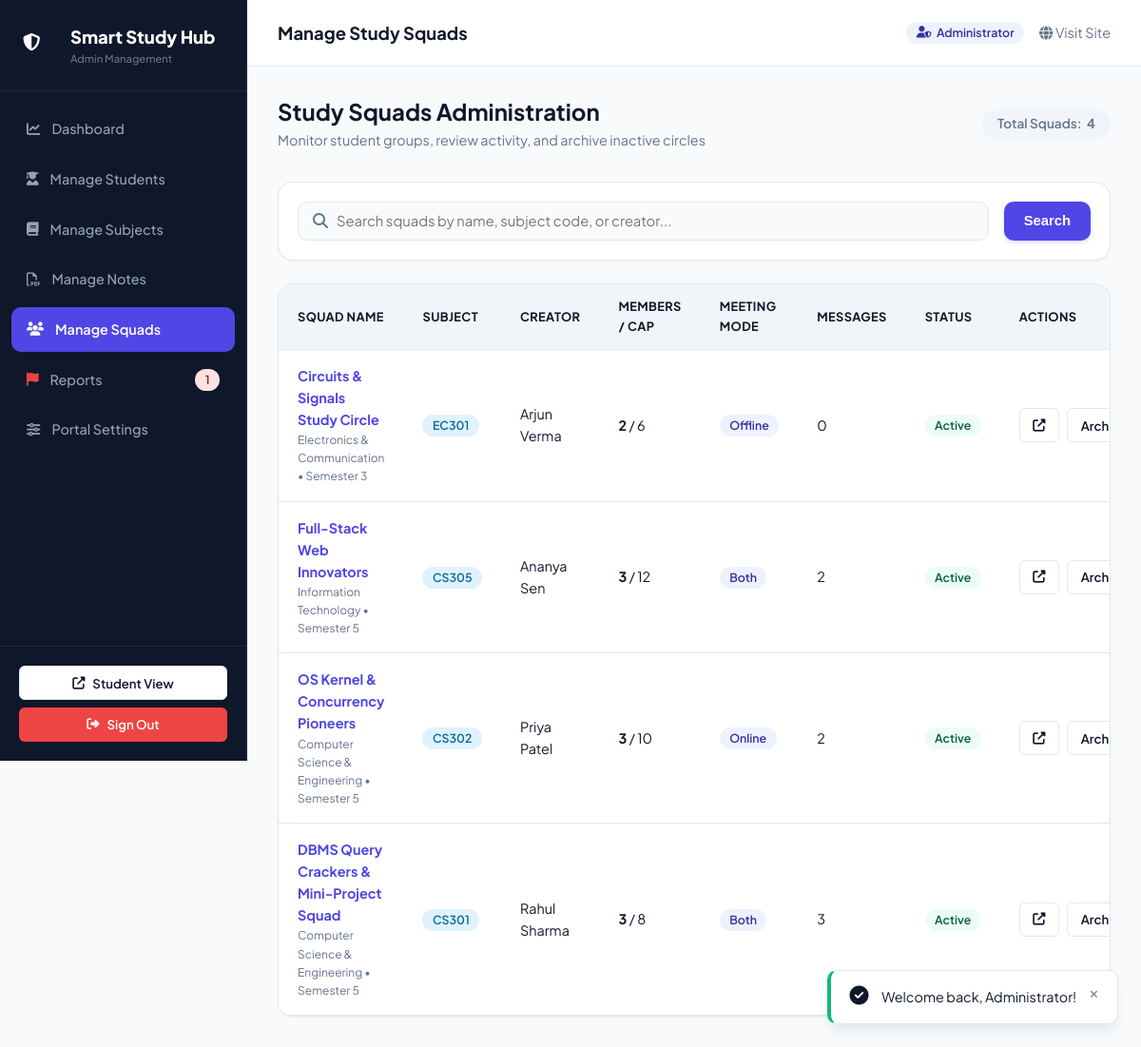
Screenshot of /admin/groups.php (signed in) with the database file from the repository.
### tables this page shows
CREATE TABLE IF NOT EXISTS `study_groups` (
  `id` INT AUTO_INCREMENT PRIMARY KEY,
  `creator_id` INT NOT NULL,
  `subject_id` INT NOT NULL,
  `group_name` VARCHAR(150) NOT NULL,
  `description` TEXT,
  `department` VARCHAR(100) NOT NULL,
  `semester` VARCHAR(20) NOT NULL,
  `max_members` INT DEFAULT 10,
  `meeting_preference` ENUM('Online', 'Offline', 'Both') DEFAULT 'Online',
  `status` ENUM('active', 'archived') DEFAULT 'active',
  `created_at` TIMESTAMP DEFAULT CURRENT_TIMESTAMP,
  INDEX (`creator_id`),
  INDEX (`subject_id`),
  CONSTRAINT `fk_groups_creator` FOREIGN KEY (`creator_id`) REFERENCES `users` (`id`) ON DELETE CASCADE,
  CONSTRAINT `fk_groups_subject` FOREIGN KEY (`subject_id`) REFERENCES `subjects` (`id`) ON DELETE CASCADE
);

CREATE TABLE IF NOT EXISTS `subjects` (
  `id` INT AUTO_INCREMENT PRIMARY KEY,
  `subject_code` VARCHAR(20) NOT NULL UNIQUE,
  `subject_name` VARCHAR(150) NOT NULL,
  `department` VARCHAR(100) NOT NULL,
  `semester` VARCHAR(20) NOT NULL,
  `description` TEXT,
  `created_at` TIMESTAMP DEFAULT CURRENT_TIMESTAMP
);

CREATE TABLE IF NOT EXISTS `users` (
  `id` INT AUTO_INCREMENT PRIMARY KEY,
  `name` VARCHAR(100) NOT NULL,
  `email` VARCHAR(150) NOT NULL UNIQUE,
  `student_id` VARCHAR(50) NOT NULL,
  `department` VARCHAR(100) NOT NULL,
  `semester` VARCHAR(20) NOT NULL,
  `password` VARCHAR(255) NOT NULL,
  `role` ENUM('student', 'admin') DEFAULT 'student',
  `profile_image` VARCHAR(255) DEFAULT 'default_avatar.png',
  `bio` TEXT DEFAULT NULL,
  `status` ENUM('active', 'suspended') DEFAULT 'active',
  `created_at` TIMESTAMP DEFAULT CURRENT_TIMESTAMP
);

### includes/functions.php (called while the page is built, shortened)
<?php
function e(?string $string): string {
    return htmlspecialchars($string ?? '', ENT_QUOTES, 'UTF-8');
}

### admin/groups.php (the view, shortened to what this page needs)
<?php
require_once __DIR__ . '/../includes/functions.php';
require_once __DIR__ . '/header.php';
$pdo = getDBConnection();
$search = trim($_GET['q'] ?? '');
$sql = "
    SELECT g.*,
           s.subject_code, s.subject_name,
           u.name as creator_name,
           (SELECT COUNT(*) FROM group_members WHERE group_id = g.id) as member_count,
           (SELECT COUNT(*) FROM group_posts WHERE group_id = g.id) as post_count
    FROM study_groups g
    JOIN subjects s ON g.subject_id = s.id
    JOIN users u ON g.creator_id = u.id
    WHERE 1=1
";
$params = [];
$sql .= " ORDER BY g.created_at DESC";
$stmt = $pdo->prepare($sql);
$stmt->execute($params);
$groups = $stmt->fetchAll();
?>
<div style="display: flex; justify-content: space-between; align-items: center; margin-bottom: 2rem;">
    <div>
        <h2 style="font-size: 1.5rem; margin-bottom: 0.25rem;">Study Squads Administration</h2>
        <p class="text-muted" style="font-size: 0.9rem;">Monitor student groups, review activity, and archive inactive circles</p>
    </div>
    <span class="badge badge-neutral" style="padding: 0.5rem 1rem; font-size: 0.85rem;">
        Total Squads: <strong><?= count($groups) ?></strong>
    </span>
</div>
<div class="filter-bar" style="margin-bottom: 1.5rem;">
    <form method="GET" action="<?= BASE_URL ?>/admin/groups.php" style="width: 100%; display: flex; gap: 1rem;">
        <div class="search-input-wrap">
            <i class="fas fa-search"></i>
            <input type="text" name="q" class="search-input" placeholder="Search squads by name, subject code, or creator..." value="<?= e($search) ?>">
        </div>
        <button type="submit" class="btn btn-primary">Search</button>
    </form>
</div>
<div class="table-responsive">
    <table class="admin-table">
        <thead>
            <tr>
                <th>Squad Name</th>
                <th>Subject</th>
                <th>Creator</th>
                <th>Members / Cap</th>
                <th>Meeting Mode</th>
                <th>Messages</th>
                <th>Status</th>
                <th>Actions</th>
            </tr>
        </thead>
        <tbody>
            <?php if (empty($groups)): ?>
                <tr>
                    <td colspan="8" style="text-align: center; padding: 3rem;" class="text-muted">
                        No study squads found.
                    </td>
                </tr>
            <?php else: ?>
                <?php foreach ($groups as $g): ?>
                    <tr>
                        <td>
                            <div class="font-bold">
                                <a href="<?= BASE_URL ?>/group.php?id=<?= $g['id'] ?>" target="_blank"><?= e($g['group_name']) ?></a>
                            </div>
                            <div class="text-muted" style="font-size: 0.75rem;">
                                <?= e($g['department']) ?> &bull; <?= e($g['semester']) ?>
                            </div>
                        </td>
                        <td>
                            <span class="badge badge-secondary"><?= e($g['subject_code']) ?></span>
                        </td>
                        <td><?= e($g['creator_name']) ?></td>
                        <td>
                            <strong><?= $g['member_count'] ?></strong> / <?= $g['max_members'] ?>
                        </td>
                        <td>
                            <span class="badge badge-primary"><?= e($g['meeting_preference']) ?></span>
                        </td>
                        <td><?= $g['post_count'] ?></td>
                        <td>
                            <span class="badge <?= $g['status'] === 'active' ? 'badge-accent' : 'badge-neutral' ?>">
                                <?= ucfirst(e($g['status'])) ?>
                            </span>
                        </td>
                        <td>
                            <div style="display: flex; gap: 0.5rem;">
                                <a href="<?= BASE_URL ?>/group.php?id=<?= $g['id'] ?>" target="_blank" class="btn btn-sm btn-secondary" title="View Squad Hub">
                                    <i class="fas fa-external-link-alt"></i>
                                </a>
                                <a href="<?= BASE_URL ?>/admin/groups.php?toggle_status=<?= $g['id'] ?>" class="btn btn-sm btn-secondary" title="Toggle status">
                                    <?= $g['status'] === 'active' ? 'Archive' : 'Activate' ?>
                                </a>
                            </div>
                        </td>
                    </tr>
                <?php endforeach; ?>
            <?php endif; ?>
        </tbody>
    </table>
</div>
<?php require_once __DIR__ . '/footer.php'; ?>

### assets/css/style.css (style rules this page uses)
:root { --primary: #4f46e5; --primary-hover: #4338ca; --primary-light: #eef2ff; --primary-dark: #3730a3; --secondary: #0ea5e9; --secondary-light: #e0f2fe; --accent: #10b981; --accent-light: #ecfdf5; --warning: #f59e0b; --warning-light: #fef3c7; --danger: #ef4444; --danger-light: #fee2e2; --bg-main: #f8fafc; --bg-card: #ffffff; --bg-subtle: #f1f5f9; --border: #e2e8f0; --border-focus: #818cf8; --text-main: #0f172a; --text-muted: #64748b; --text-light: #94a3b8; --text-white: #ffffff; --radius-sm: 6px; --radius-md: 10px; --radius-lg: 16px; --radius-xl: 24px; --radius-full: 9999px; --shadow-sm: 0 1px 2px 0 rgba(15, 23, 42, 0.05); --shadow-md: 0 4px 6px -1px rgba(15, 23, 42, 0.07), 0 2px 4px -2px rgba(15, 23, 42, 0.05); --shadow-lg: 0 10px 15px -3px rgba(15, 23, 42, 0.08), 0 4px 6px -4px rgba(15, 23, 42, 0.04); --shadow-xl: 0 20px 25px -5px rgba(15, 23, 42, 0.1), 0 8px 10px -6px rgba(15, 23, 42, 0.05); --transition: all 0.2s cubic-bezier(0.16, 1, 0.3, 1); }
*, *::before, *::after { box-sizing: border-box; margin: 0; padding: 0; }
body { font-family: 'Plus Jakarta Sans', -apple-system, BlinkMacSystemFont, 'Segoe UI', Roboto, sans-serif; background-color: var(--bg-main); color: var(--text-main); line-height: 1.6; min-height: 100vh; display: flex; flex-direction: column; -webkit-font-smoothing: antialiased; }
a { color: var(--primary); text-decoration: none; transition: var(--transition); }
h1, h2, h3, h4, h5, h6 { font-weight: 700; line-height: 1.25; color: var(--text-main); }
.text-muted { color: var(--text-muted); }
.font-bold { font-weight: 700; }
.btn { display: inline-flex; align-items: center; justify-content: center; gap: 0.5rem; padding: 0.65rem 1.25rem; font-size: 0.925rem; font-weight: 600; border-radius: var(--radius-md); border: 1px solid transparent; cursor: pointer; transition: var(--transition); text-align: center; white-space: nowrap; }
.btn-sm { padding: 0.4rem 0.85rem; font-size: 0.825rem; border-radius: var(--radius-sm); }
.btn-primary { background-color: var(--primary); color: var(--text-white); box-shadow: 0 2px 4px rgba(79, 70, 229, 0.2); }
.btn-secondary { background-color: var(--bg-card); color: var(--text-main); border-color: var(--border); }
.badge { display: inline-flex; align-items: center; gap: 0.35rem; padding: 0.25rem 0.65rem; font-size: 0.775rem; font-weight: 600; border-radius: var(--radius-full); line-height: 1.2; }
.badge-primary { background-color: var(--primary-light); color: var(--primary-dark); }
.badge-secondary { background-color: var(--secondary-light); color: #0369a1; }
.badge-accent { background-color: var(--accent-light); color: #065f46; }
.badge-neutral { background-color: var(--bg-subtle); color: var(--text-muted); }
.filter-bar { background: var(--bg-card); border: 1px solid var(--border); border-radius: var(--radius-lg); padding: 1.25rem; margin-bottom: 2rem; box-shadow: var(--shadow-sm); display: flex; flex-wrap: wrap; gap: 1rem; align-items: center; }
.search-input-wrap { flex: 1; min-width: 240px; position: relative; }
.search-input-wrap i { position: absolute; left: 1rem; top: 50%; transform: translateY(-50%); color: var(--text-muted); }
.search-input { width: 100%; padding: 0.65rem 1rem 0.65rem 2.5rem; border: 1px solid var(--border); border-radius: var(--radius-md); font-size: 0.925rem; font-family: inherit; transition: var(--transition); background: var(--bg-main); }

### assets/css/admin.css (style rules this page uses)
:root { --admin-sidebar-bg: #0f172a; --admin-sidebar-hover: #1e293b; --admin-sidebar-text: #94a3b8; --admin-sidebar-active: #4f46e5; --admin-content-bg: #f8fafc; }
body.admin-body { background-color: var(--admin-content-bg); min-height: 100vh; display: flex; }
.table-responsive { width: 100%; overflow-x: auto; background: #ffffff; border-radius: var(--radius-lg); border: 1px solid var(--border); box-shadow: var(--shadow-sm); }
.admin-table { width: 100%; border-collapse: collapse; text-align: left; font-size: 0.9rem; }
.admin-table th { background-color: var(--bg-subtle); padding: 0.85rem 1.25rem; font-weight: 700; color: var(--text-main); border-bottom: 1px solid var(--border); font-size: 0.8rem; text-transform: uppercase; letter-spacing: 0.03em; }
.admin-table td { padding: 1rem 1.25rem; border-bottom: 1px solid var(--border); color: var(--text-main); vertical-align: middle; }

### rows the page displays
study_groups: group_name "Circuits & Signals Study Circle", department "Electronics & Communication", semester "Semester 3", subject.subject_code "EC301", creator.name "Arjun Verma", member_count "2", max_members "6", meeting_preference "Offline", post_count "0", status "Active", shows "Archive"
study_groups: group_name "Full-Stack Web Innovators", department "Information Technology", semester "Semester 5", subject.subject_code "CS305", creator.name "Ananya Sen", member_count "3", max_members "12", meeting_preference "Both", post_count "2", status "Active", shows "Archive"
study_groups: group_name "OS Kernel & Concurrency Pioneers", department "Computer Science & Engineering", semester "Semester 5", subject.subject_code "CS302", creator.name "Priya Patel", member_count "3", max_members "10", meeting_preference "Online", post_count "2", status "Active", shows "Archive"
study_groups: group_name "DBMS Query Crackers & Mini-Project Squad", department "Computer Science & Engineering", semester "Semester 5", subject.subject_code "CS301", creator.name "Rahul Sharma", member_count "3", max_members "8", meeting_preference "Both", post_count "3", status "Active", shows "Archive"

### other values shown
$pendingReportsCount "1"
$pageTitle "Manage Study Squads"
$adminUser['name'] "Administrator"
count($groups) "4"
